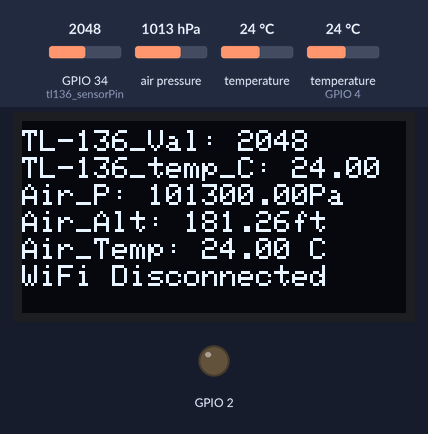
A program run on a simulated ESP32. On the bench: 128×64 one-colour display, output pins drawn as LEDs (lit = HIGH). Inputs (shaded band) come from the test bench; at power-on: air pressure 1013 hPa, GPIO 34 (tl136_sensorPin) = 2048, temperature (sensor on GPIO 4) 24 °C, temperature 24 °C. WiFi joins after 1.5 s; servers stay silent unless stated; what the program prints to the serial monitor is not drawn.

Above: at 1.2 s.
1.3 s: air pressure set to 952 hPa
At 2.6 s:
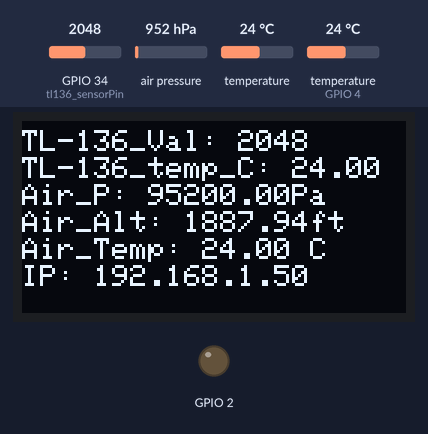
3.6 s: GPIO 34 (tl136_sensorPin) set to 2866
At 5.7 s:
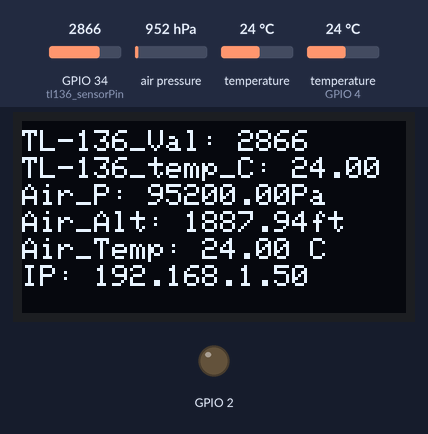
6.2 s: temperature (sensor on GPIO 4) set to 12 °C
At 8.5 s:
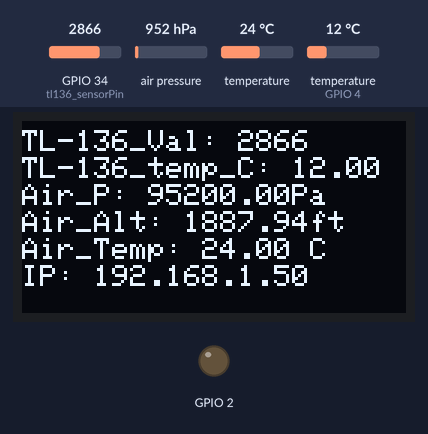
8.8 s: temperature (sensor 0) set to 12 °C
At 10.6 s:
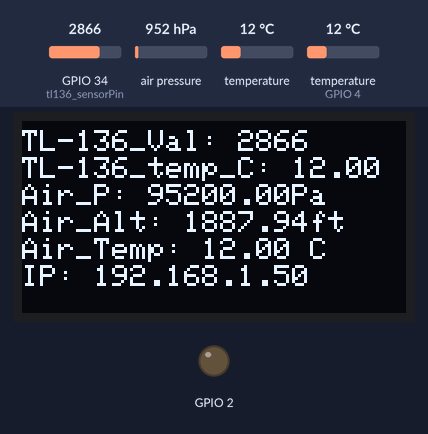
11.4 s: GPIO 34 (tl136_sensorPin) set to 3972
At 13.6 s:
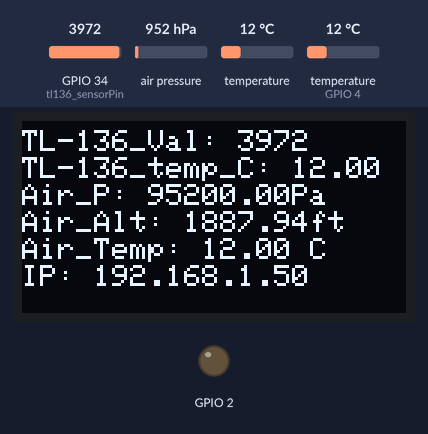
14.0 s: temperature (sensor on GPIO 4) set to 19 °C
Timing chart, 0 to 17.0 s (numbered marks = the images above; inputs shaded):
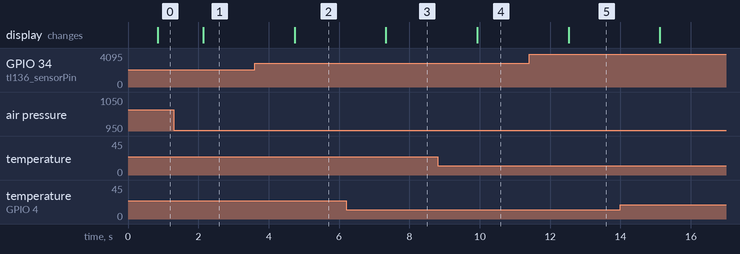

Measured:
- after the input at 1.3 s, the display: changes after 0.84 s (image 1)
- after the input at 3.6 s, the display: changes after 1.1 s (image 2)
- after the input at 6.2 s, the display: changes after 1.1 s (image 3)
- after the input at 8.8 s, the display: changes after 1.1 s (image 4)
- after the input at 11.4 s, the display: changes after 1.1 s (image 5)

The program:

main.cpp
```cpp
#include <Arduino.h>
#include <SPI.h>
#include <Wire.h>
#include <Adafruit_GFX.h>
#include <Adafruit_SSD1306.h>
#include <Adafruit_BMP280.h>
#include <WiFi.h>
#include <ESPAsyncWebServer.h>
#include <Arduino_JSON.h>
#include <OneWire.h>
#include <DallasTemperature.h>

// GPIO where the DS18B20 is connected to
const int oneWireBus = 4;
OneWire oneWire(oneWireBus);
DallasTemperature sensors(&oneWire);
float ds18b20temperature;

Adafruit_BMP280   bmp;
float bmp280_temperature;
float bmp280_pressure;
float bmp280_altitude;


bool shouldReboot = false;
JSONVar responseToSend;

const char* ssid = "TP-Link_0B42";
const char* password = "23368156";
AsyncWebServer server(80);
int wifi_disconnected_count = 0;
int wifi_disconnected_timeout = 20;

#define SCREEN_WIDTH 128 // OLED display width, in pixels
#define SCREEN_HEIGHT 64 // OLED display height, in pixels
#define OLED_RESET     -1 // Reset pin # (or -1 if sharing Arduino reset pin)
Adafruit_SSD1306 display(SCREEN_WIDTH, SCREEN_HEIGHT, &Wire, OLED_RESET);

const int tl136_sensorPin = 34;
int tl136_sensorValue = 0;

void readValue() {
  tl136_sensorValue = analogRead(tl136_sensorPin);
  sensors.requestTemperatures();
  ds18b20temperature = sensors.getTempCByIndex(0);
  bmp280_temperature = bmp.readTemperature();
  bmp280_pressure = bmp.readPressure();
  bmp280_altitude = bmp.readAltitude(1019.66)*3.28084;

  responseToSend["TL-136_Val"] = tl136_sensorValue;
  responseToSend["TL-136_temp_C"] = ds18b20temperature;
  responseToSend["BMP280_pressure_Pa"] = bmp280_pressure;
  responseToSend["BMP280_altitude_ft"] = bmp280_altitude;
  responseToSend["BMP280_temperature_C"] = bmp280_temperature;
}

String getData() {
  return JSON.stringify(responseToSend);
}

String reboot() {
  shouldReboot = true;
  return "Reboot request submitted successfully";
}

void checkToReboot(){
  if(shouldReboot || wifi_disconnected_count > wifi_disconnected_timeout){
    Serial.println("Rebooting...");
    delay(1000);
    esp_restart();
  }
}

void drawOled() {
  display.clearDisplay();
  display.setTextSize(1);
  display.setTextColor(INVERSE);
  display.setCursor(0, 3);
  display.print("TL-136_Val: ");
  display.print(tl136_sensorValue);
  display.setCursor(0, 12);
  display.print("TL-136_temp_C: ");
  display.print(ds18b20temperature);
  display.setCursor(0, 21);
  display.print("Air_P: ");
  display.print(bmp280_pressure);
  display.print("Pa");
  display.setCursor(0, 30);
  display.print("Air_Alt: ");
  display.print(bmp280_altitude);
  display.print("ft");
  display.setCursor(0, 39);
  display.print("Air_Temp: ");
  display.print(bmp280_temperature);
  display.print(" C");
  display.setCursor(0, 48);
  if(WiFi.status() != WL_CONNECTED) {
    display.print("WiFi Disconnected");
  } else {
    display.print("IP: ");
    display.print(WiFi.localIP());
  }
  display.display();
}

void printToSerial() {
  Serial.print("TL-136: ");
  Serial.println(tl136_sensorValue);
  Serial.print("bmp280_Pressure: ");
  Serial.print(bmp280_pressure);
  Serial.println(" Pa");
  Serial.print("bmp280_Altitude: ");
  Serial.print(bmp280_altitude);
  Serial.println(" ft");
  Serial.print("bmp280_Temperature: ");
  Serial.print(bmp280_temperature);
  Serial.println(" C");
  Serial.print("IP: ");
  Serial.println(WiFi.localIP());
}

void setup() {
  Serial.begin(115200);
  pinMode(2, OUTPUT);

  sensors.begin();  // Start the DS18B20 sensor

  WiFi.mode(WIFI_STA);
  WiFi.begin(ssid, password);

  server.on("/getData", HTTP_GET, [](AsyncWebServerRequest *request){
    digitalWrite(2, HIGH);
    request->send_P(200, "text/plain", getData().c_str());
    digitalWrite(2, LOW);
  });
  server.on("/reboot", HTTP_GET, [](AsyncWebServerRequest *request){
    request->send_P(200, "text/plain", reboot().c_str());
  });
  DefaultHeaders::Instance().addHeader("Access-Control-Allow-Origin", "*");
  server.begin();

  display.begin(SSD1306_SWITCHCAPVCC, 0x3C);
  display.clearDisplay();

  bmp.begin(0x76);
  bmp.setSampling(Adafruit_BMP280::MODE_NORMAL,     /*   Operating Mode. */
                  Adafruit_BMP280::SAMPLING_X2,     /* Temp.   oversampling */
                  Adafruit_BMP280::SAMPLING_X16,    /* Pressure   oversampling */
                  Adafruit_BMP280::FILTER_X16,      /* Filtering.   */
                  Adafruit_BMP280::STANDBY_MS_500); /* Standby time. */
}

void loop() {
  readValue();
  drawOled();
  printToSerial();

  if(WiFi.status() != WL_CONNECTED || WiFi.localIP().toString() == "0.0.0.0"){
    wifi_disconnected_count += 1;
  }

  checkToReboot();
  delay(500);
}
```
